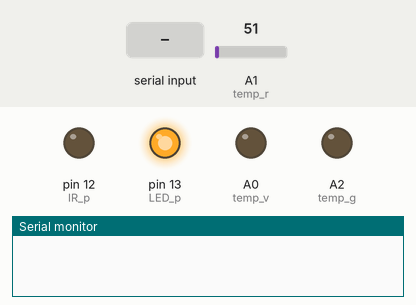
Simulated run of this sketch. Board: Arduino Uno, built with avr-gcc and run on an emulated ATmega328P. On the bench: output pins drawn as LEDs (lit = HIGH), the last lines printed to the serial monitor. Dashed ring = blinking. The inputs (shaded band) are chosen by the test bench; at power-on: A1 (temp_r) = 51.

Above: at 1.2 s.
1.3 s: byte 36 (temp_request) received over Serial
At 1.7 s:
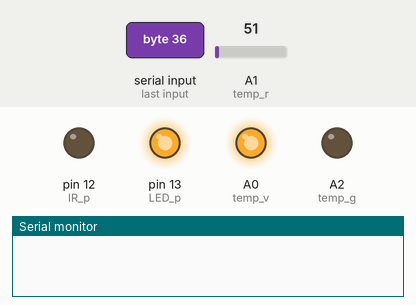
At 3.3 s:
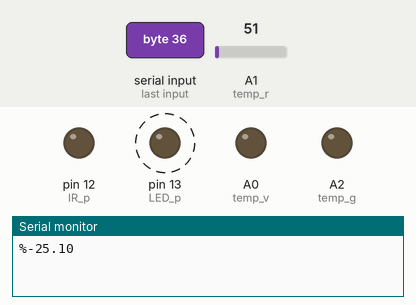
Timing chart, 0 to 10.0 s (numbered marks = the images above; inputs shaded):
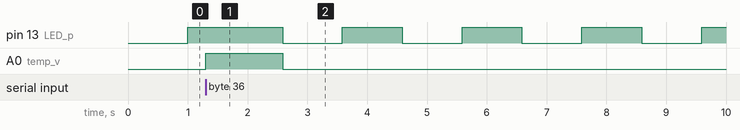

Measured:
- after the input at 1.3 s, A0 (temp_v): LOW → HIGH at once, → LOW 1.3 s later
- by itself, pin 13 (LED_p): alternates HIGH for 1.0 s and LOW for 1.0 s

The sketch:

Transmitter.ino
```cpp
#define mod_t 9 //1/2 modulation period
// 1 / 38000 Hz * 1000000us =  26
// 26 / 2 = 13
// rounding down to 9 works so I went with it

#define bit_t 470
#define msg_len 15

#define msg_start '%'
#define temp_request '$'

uint8_t buff[msg_len]; //global msg buffer

#define IR_p 12
#define LED_p 13

#define temp_v A0
#define temp_r A1
#define temp_g A2

uint32_t blink_t;

#define ON 1
#define OFF 0

//send message stored in global buffer
void ir_send_msg(void)
{
  //loop through all msg bytes
  for(uint8_t a = 0;a<msg_len;a++)
  {
    //loop through all msg bits
    for(uint8_t b = 0;b<8;b++)
    {
      bool st;
      if(buff[a] & (1 << b))
      {
        st = 1;
      }
      else
      {
        st = 0;
      }
      int16_t bt = bit_t;
      while(bt > 0)
      {
        digitalWrite(IR_p,st);
        _delay_us(mod_t);
        digitalWrite(IR_p,LOW);
        _delay_us(mod_t);
        bt -= 2*mod_t;
      }
    }
  }
}

char check_for_start(void)
{
  char val = Serial.read();
  if(val == msg_start)
  {
    return(msg_start);
  }
  else if(val == temp_request)
  {
    return(temp_request);
  }
  else
  {
    return(0);
  }
}

void get_code(void)
{
  for(uint8_t a = 0;a < msg_len;a++)
  {
    while(Serial.available() == 0);
    buff[a] = (uint8_t)Serial.read(); //convert ascii to binary
  }
}

void echo_code(void)
{
  for(uint8_t a = 0;a < msg_len;a++)
  {
    Serial.write(buff[a]);
  }
  Serial.print('\n');
}

void Temp_Sensor_ctr(bool val)
{
  if(val)
  {
    //turn temp sensor on
    //set pin mode
    pinMode(temp_v,OUTPUT); //supply pin
    pinMode(temp_r,INPUT); //signal pin
    pinMode(temp_g,OUTPUT); //Ground

    //turn power on
    digitalWrite(temp_v,HIGH);
    digitalWrite(temp_g,LOW);
  }
  else
  {
    //turn power off
    digitalWrite(temp_v,LOW);
  }
}

void Send_Temp(void)
{
  //take an average of multiple readings
  float sum = 0;
  uint16_t num = 0;
  while(num <= 250)
  {
    sum += analogRead(temp_r);
    num++;
    delay(1);
  }
  float temp = sum / num;
  temp = temp * 5 / 1024 * 100 - 50;
  Serial.print('%'); //send % to show start of message
  Serial.print(temp);
  Serial.print('\n');
}

void setup ()
{
  Serial.begin(9600);

  pinMode(IR_p,OUTPUT);
  pinMode(LED_p,OUTPUT);
}

void loop ()
{
  switch(check_for_start())
  {
    case msg_start:
      digitalWrite(LED_p,HIGH);
      get_code();
      echo_code();
      ir_send_msg();
      break;
    case temp_request:
      digitalWrite(LED_p,HIGH);
      Temp_Sensor_ctr(ON);
      delay(1000); //let sensor warm up
      Send_Temp(); //send temperature over serial
      Temp_Sensor_ctr(OFF);
      break;
  }

  if(millis()-blink_t > 1000)
  {
    if(digitalRead(LED_p))
    {
      digitalWrite(LED_p,LOW);
    }
    else
    {
      digitalWrite(LED_p,HIGH);
    }
    blink_t = millis();
  }
  delay(1);
}
```
